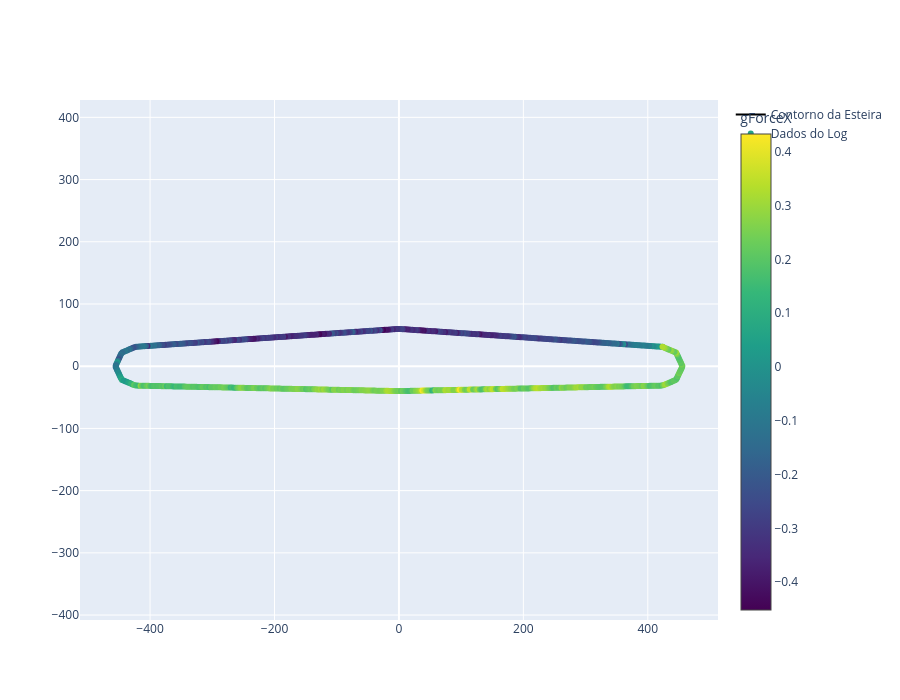

Source (notebook cell):
### Code cell
# Plotagem do CAD da esteira e dos dados do log associados

df = pd.read_csv('log_esteira_2025-07-11_15-56-06_1236027310.csv')
n_samples = len(df)

def interpolate_path(path, num_points):
    segment_lengths = np.sqrt(np.sum(np.diff(path, axis=0)**2, axis=1))
    total_length = np.sum(segment_lengths)
    cumulative_lengths = np.zeros(len(path))
    cumulative_lengths[1:] = np.cumsum(segment_lengths)
    distances = np.linspace(0, total_length, num_points)
    interpolated_points = np.zeros((num_points, 2))
    for i, d in enumerate(distances):
        segment_index = np.searchsorted(cumulative_lengths, d, side='right') - 1
        if segment_index < 0: segment_index = 0
        if segment_index >= len(segment_lengths):
            interpolated_points[i] = path[-1]
            continue
        distance_into_segment = d - cumulative_lengths[segment_index]
        segment_vector = path[segment_index + 1] - path[segment_index]
        if segment_lengths[segment_index] > 0:
            interpolation_ratio = distance_into_segment / segment_lengths[segment_index]
            interpolated_points[i] = path[segment_index] + interpolation_ratio * segment_vector
        else:
            interpolated_points[i] = path[segment_index]
    return interpolated_points

interpolated_points = interpolate_path(conveyor_path, n_samples)

hover_texts = []
for index, row in df.iterrows():
    text = (f"<b>Timestamp:</b> {row['timestamp_us']}<br>" +
            f"<b>rotX:</b> {row['rotX']:.2f}<br><b>rotY:</b> {row['rotY']:.2f}<br><b>rotZ:</b> {row['rotZ']:.2f}<br>" +
            f"<b>gForceX:</b> {row['gForceX']:.4f}<br><b>gForceY:</b> {row['gForceY']:.4f}<br><b>gForceZ:</b> {row['gForceZ']:.4f}")
    hover_texts.append(text)

fig = go.Figure()

fig.add_trace(go.Scatter(
    x=conveyor_path[:, 0], y=conveyor_path[:, 1], mode='lines',
    line=dict(color='black', width=2), name='Contorno da Esteira'
))
fig.add_trace(go.Scatter(
    x=interpolated_points[:, 0], y=interpolated_points[:, 1], mode='markers',
    marker=dict(size=6, color=df['gForceX'], colorscale='Viridis', showscale=True, colorbar=dict(title='gForceX')),
    hoverinfo='text', hovertext=hover_texts, name='Dados do Log'
))
fig.update_layout(
    yaxis_scaleanchor="x", yaxis_scaleratio=1,
    showlegend=True, width=900, height=700
)

fig.show()

### Figure 1 — Plotly figure (JSON) as saved in the notebook; plotly's stock layout.template omitted (floating-point values rounded to 4 significant figures; data arrays with more than 128 entries replaced by an {"elided": "..."} marker saying what was removed)
{"data": [{"line": {"color": "black", "width": 2}, "mode": "lines", "name": "Contorno da Esteira", "type": "scatter", "x": [423.6, 0, -423.6, -445.6, -455.7, -445.6, -423.6, 0, 423.6, 445.6, 455.7, 445.6, 423.6], "y": [31.14, 60, 31.14, 21.79, 0, -21.79, -31.14, -40, -31.14, -21.79, 0, 21.79, 31.14]}, {"hoverinfo": "text", "hovertext": {"elided": "718 str values"}, "marker": {"color": {"elided": "718 float values"}, "colorbar": {"title": {"text": "gForceX"}}, "colorscale": [[0, "#440154"], [0.1111, "#482878"], [0.2222, "#3e4989"], [0.3333, "#31688e"], [0.4444, "#26828e"], [0.5556, "#1f9e89"], [0.6667, "#35b779"], [0.7778, "#6ece58"], [0.8889, "#b5de2b"], [1, "#fde725"]], "showscale": true, "size": 6}, "mode": "markers", "name": "Dados do Log", "type": "scatter", "x": {"elided": "718 float values"}, "y": {"elided": "718 float values"}}], "layout": {"height": 700, "showlegend": true, "width": 900, "yaxis": {"scaleanchor": "x", "scaleratio": 1}}}
